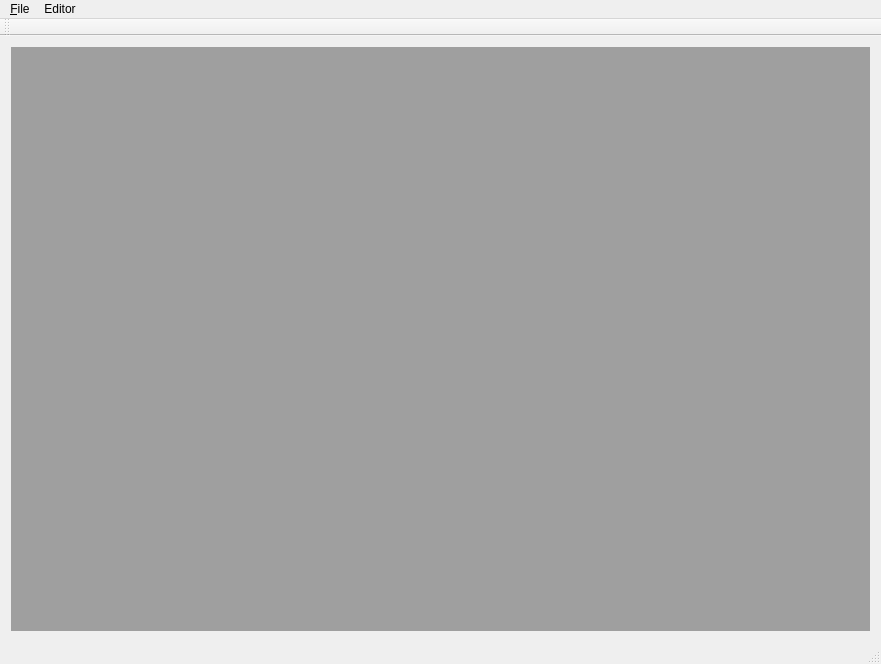
<?xml version="1.0" encoding="UTF-8"?>
<ui version="4.0">
 <class>MainWindow</class>
 <widget class="QMainWindow" name="MainWindow">
  <property name="geometry">
   <rect>
    <x>0</x>
    <y>0</y>
    <width>877</width>
    <height>655</height>
   </rect>
  </property>
  <property name="windowTitle">
   <string>MainWindow</string>
  </property>
  <widget class="QWidget" name="centralWidget">
   <layout class="QGridLayout" name="gridLayout">
    <item row="0" column="0">
     <widget class="QMdiArea" name="mdiArea">
      <property name="minimumSize">
       <size>
        <width>859</width>
        <height>584</height>
       </size>
      </property>
      <property name="maximumSize">
       <size>
        <width>859</width>
        <height>584</height>
       </size>
      </property>
     </widget>
    </item>
   </layout>
  </widget>
  <widget class="QToolBar" name="mainToolBar">
   <attribute name="toolBarArea">
    <enum>TopToolBarArea</enum>
   </attribute>
   <attribute name="toolBarBreak">
    <bool>false</bool>
   </attribute>
  </widget>
  <widget class="QStatusBar" name="statusBar"/>
  <widget class="QMenuBar" name="menuBar">
   <property name="geometry">
    <rect>
     <x>0</x>
     <y>0</y>
     <width>877</width>
     <height>21</height>
    </rect>
   </property>
   <widget class="QMenu" name="menuFile">
    <property name="title">
     <string>&amp;File</string>
    </property>
    <addaction name="actionSave"/>
   </widget>
   <widget class="QMenu" name="menuItem">
    <property name="title">
     <string>Editor</string>
    </property>
    <addaction name="actionItem"/>
    <addaction name="actionSkills"/>
    <addaction name="actionMonster"/>
    <addaction name="actionRole"/>
   </widget>
   <addaction name="menuFile"/>
   <addaction name="menuItem"/>
  </widget>
  <action name="actionSave">
   <property name="text">
    <string>&amp;Save</string>
   </property>
  </action>
  <action name="actionItem">
   <property name="text">
    <string>Item</string>
   </property>
  </action>
  <action name="actionSkills">
   <property name="text">
    <string>Skills</string>
   </property>
  </action>
  <action name="actionMonster">
   <property name="text">
    <string>Monster</string>
   </property>
  </action>
  <action name="actionRole">
   <property name="text">
    <string>Role</string>
   </property>
  </action>
 </widget>
 <layoutdefault spacing="6" margin="11"/>
 <resources/>
 <connections/>
</ui>
